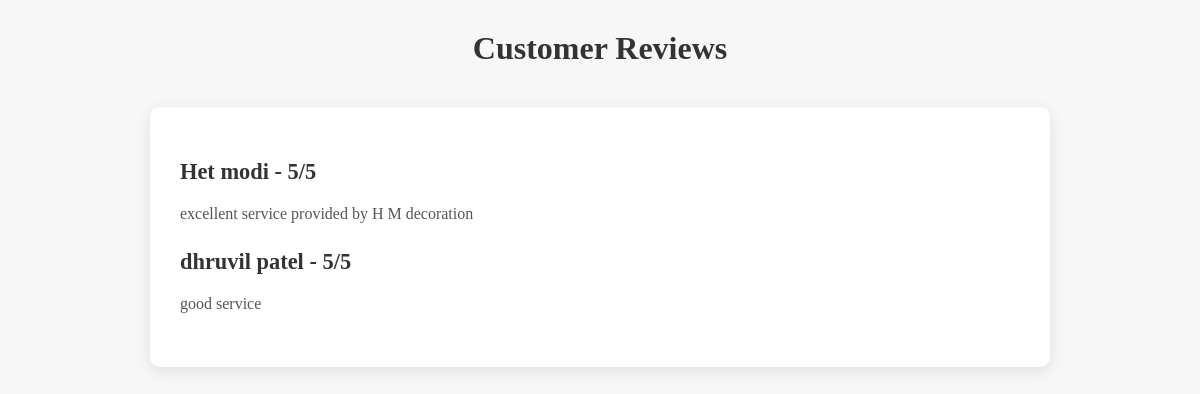
/review.php, run on the app's committed database.
### tables this page shows
CREATE TABLE IF NOT EXISTS `feedback` (
  `id` int(100) NOT NULL AUTO_INCREMENT,
  `booking_id` int(100) NOT NULL,
  `username` varchar(100) NOT NULL,
  `feedback` text NOT NULL,
  `rating` int(5) NOT NULL,
  PRIMARY KEY (`id`)
);

### review.php (the view, shortened to what this page needs)
<?php
include 'insert.php';
$sql_reviews = "SELECT username, feedback, rating FROM feedback";
$result_reviews = $conn->query($sql_reviews);
$reviews = [];
if ($result_reviews->num_rows > 0) {
    while ($row = $result_reviews->fetch_assoc()) {
        $reviews[] = $row;
    }
} else {
    echo "";
}
?>
<!DOCTYPE html>
<html lang="en">
<head>
</head>
<body>
<h2>Customer Reviews</h2>
<?php if (!empty($reviews)): ?>
    <div class="review-container">
        <?php foreach ($reviews as $review): ?>
            <div class="review">
                <h3><?php echo htmlspecialchars($review['username']); ?> - <?php echo $review['rating']; ?>/5</h3>
                <p><?php echo htmlspecialchars($review['feedback']); ?></p>
            </div>
        <?php endforeach; ?>
    </div>
<?php else: ?>
    <p class="no-reviews">No reviews available at the moment.</p>
<?php endif; ?>
</body>
</html>

### review.php (style rules this page uses)
body { font-family:'poppins'; margin: 0; padding: 0; background-color: #f7f7f7; }
h2 { text-align: center; color: #333; margin-top: 30px; font-size: 2rem; }
.review-container { width: 70%; margin: 40px auto; background-color: #fff; padding: 30px; border-radius: 10px; box-shadow: 0 4px 15px rgba(0, 0, 0, 0.1); overflow: hidden; }
.review { margin-bottom: 20px; }
.review h3 { color: #333; font-size: 1.4rem; margin-bottom: 10px; }
.review p { color: #555; font-size: 1rem; line-height: 1.6; }

### data on the page
feedback: username "Het modi", rating "5", feedback "excellent service provided by H M decoration"
feedback: username "dhruvil patel", rating "5", feedback "good service"
